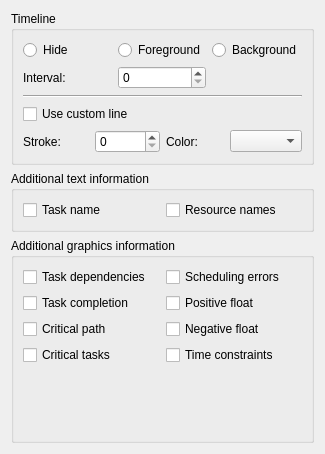
<?xml version="1.0" encoding="UTF-8"?>
<ui version="4.0">
 <class>KPlato::GanttChartDisplayOptions</class>
 <widget class="QWidget" name="KPlato::GanttChartDisplayOptions">
  <property name="geometry">
   <rect>
    <x>0</x>
    <y>0</y>
    <width>325</width>
    <height>454</height>
   </rect>
  </property>
  <property name="toolTip">
   <string/>
  </property>
  <layout class="QVBoxLayout" name="verticalLayout">
   <item>
    <widget class="QGroupBox" name="groupBox_3">
     <property name="title">
      <string>Timeline</string>
     </property>
     <layout class="QVBoxLayout" name="verticalLayout_2">
      <item>
       <layout class="QGridLayout" name="gridLayout_4">
        <item row="0" column="0">
         <widget class="QRadioButton" name="ui_timeLineHide">
          <property name="toolTip">
           <string>Do not show the timeline</string>
          </property>
          <property name="text">
           <string>Hide</string>
          </property>
         </widget>
        </item>
        <item row="0" column="1">
         <widget class="QRadioButton" name="ui_timeLineForeground">
          <property name="toolTip">
           <string>Show timeline in the foreground</string>
          </property>
          <property name="text">
           <string>Foreground</string>
          </property>
         </widget>
        </item>
        <item row="0" column="2">
         <widget class="QRadioButton" name="ui_timeLineBackground">
          <property name="toolTip">
           <string>Show timeline in the background</string>
          </property>
          <property name="text">
           <string>Background</string>
          </property>
         </widget>
        </item>
        <item row="1" column="0" colspan="2">
         <layout class="QHBoxLayout" name="horizontalLayout_3">
          <item>
           <widget class="QLabel" name="label_3">
            <property name="toolTip">
             <string>Update interval in minutes, 0 disables update</string>
            </property>
            <property name="text">
             <string>Interval:</string>
            </property>
            <property name="buddy">
             <cstring>ui_timeLineInterval</cstring>
            </property>
           </widget>
          </item>
          <item>
           <widget class="QSpinBox" name="ui_timeLineInterval">
            <property name="toolTip">
             <string/>
            </property>
           </widget>
          </item>
         </layout>
        </item>
       </layout>
      </item>
      <item>
       <widget class="Line" name="line">
        <property name="orientation">
         <enum>Qt::Horizontal</enum>
        </property>
       </widget>
      </item>
      <item>
       <layout class="QGridLayout" name="gridLayout_3">
        <item row="0" column="0">
         <widget class="QCheckBox" name="ui_timeLineUseCustom">
          <property name="text">
           <string>Use custom line</string>
          </property>
         </widget>
        </item>
        <item row="1" column="0">
         <layout class="QHBoxLayout" name="horizontalLayout">
          <item>
           <widget class="QLabel" name="label_2">
            <property name="toolTip">
             <string>Line width</string>
            </property>
            <property name="text">
             <string>Stroke:</string>
            </property>
            <property name="buddy">
             <cstring>ui_timeLineStroke</cstring>
            </property>
           </widget>
          </item>
          <item>
           <widget class="QSpinBox" name="ui_timeLineStroke">
            <property name="toolTip">
             <string/>
            </property>
           </widget>
          </item>
         </layout>
        </item>
        <item row="1" column="1">
         <layout class="QHBoxLayout" name="horizontalLayout_2">
          <item>
           <widget class="QLabel" name="label">
            <property name="toolTip">
             <string>Line color</string>
            </property>
            <property name="text">
             <string>Color:</string>
            </property>
            <property name="buddy">
             <cstring>ui_timeLineColor</cstring>
            </property>
           </widget>
          </item>
          <item>
           <widget class="KColorCombo" name="ui_timeLineColor">
            <property name="toolTip">
             <string/>
            </property>
           </widget>
          </item>
         </layout>
        </item>
       </layout>
      </item>
     </layout>
    </widget>
   </item>
   <item>
    <widget class="QGroupBox" name="groupBox">
     <property name="title">
      <string>Additional text information</string>
     </property>
     <layout class="QGridLayout" name="gridLayout_2">
      <item row="0" column="0">
       <widget class="QCheckBox" name="ui_showTaskName">
        <property name="text">
         <string>Task name</string>
        </property>
       </widget>
      </item>
      <item row="0" column="1">
       <widget class="QCheckBox" name="ui_showResourceNames">
        <property name="text">
         <string>Resource names</string>
        </property>
       </widget>
      </item>
     </layout>
    </widget>
   </item>
   <item>
    <widget class="QGroupBox" name="groupBox_2">
     <property name="title">
      <string>Additional graphics information</string>
     </property>
     <property name="flat">
      <bool>false</bool>
     </property>
     <layout class="QGridLayout" name="gridLayout">
      <item row="0" column="0">
       <widget class="QCheckBox" name="ui_showDependencies">
        <property name="text">
         <string>Task dependencies</string>
        </property>
       </widget>
      </item>
      <item row="1" column="0">
       <widget class="QCheckBox" name="ui_showCompletion">
        <property name="text">
         <string>Task completion</string>
        </property>
       </widget>
      </item>
      <item row="3" column="1">
       <widget class="QCheckBox" name="ui_showTimeConstraint">
        <property name="text">
         <string>Time constraints</string>
        </property>
       </widget>
      </item>
      <item row="7" column="0" colspan="2">
       <spacer name="verticalSpacer">
        <property name="orientation">
         <enum>Qt::Vertical</enum>
        </property>
        <property name="sizeHint" stdset="0">
         <size>
          <width>20</width>
          <height>40</height>
         </size>
        </property>
       </spacer>
      </item>
      <item row="1" column="1">
       <widget class="QCheckBox" name="ui_showPositiveFloat">
        <property name="text">
         <string>Positive float</string>
        </property>
       </widget>
      </item>
      <item row="2" column="1">
       <widget class="QCheckBox" name="ui_showNegativeFloat">
        <property name="text">
         <string>Negative float</string>
        </property>
       </widget>
      </item>
      <item row="2" column="0">
       <widget class="QCheckBox" name="ui_showCriticalPath">
        <property name="text">
         <string>Critical path</string>
        </property>
       </widget>
      </item>
      <item row="3" column="0">
       <widget class="QCheckBox" name="ui_showCriticalTasks">
        <property name="text">
         <string>Critical tasks</string>
        </property>
       </widget>
      </item>
      <item row="0" column="1">
       <widget class="QCheckBox" name="ui_showSchedulingError">
        <property name="text">
         <string>Scheduling errors</string>
        </property>
       </widget>
      </item>
     </layout>
    </widget>
   </item>
  </layout>
 </widget>
 <customwidgets>
  <customwidget>
   <class>KColorCombo</class>
   <extends>QComboBox</extends>
   <header location="global">KColorCombo</header>
  </customwidget>
 </customwidgets>
 <resources/>
 <connections/>
</ui>
